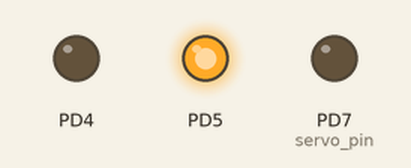
This program was run on a simulated ATmega32, built with avr-gcc and emulated at 16 MHz. Parts: output pins drawn as LEDs (lit = HIGH). At 0.0 s the program stops and its outputs stay as they are.

Above: at 0.1 s.
Timing chart, 0 to 1.5 s (numbered marks = the images above):
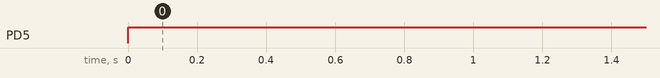

The program:

main.c
```c
/*
 * SPI_SLAVE2_SERVO.c
 *
 * Created: 5/8/2020 7:00:44 AM
 * Author : User™
 */


#define  F_CPU 16000000
#include <avr/io.h>
#include <util/delay.h>
#include <stdio.h>
#include <string.h>


#define  SS		4
#define MOSI	5
#define MISO	6
#define servo_pin 7

#define first_position 250
#define chanel 0


void Servo_angle(char angle );
void ADC_Init();
unsigned int ADC_Read(unsigned channel);
void servo_init();

unsigned char SPI_Transfer(unsigned char sendByte){

	SPDR =sendByte;
	while(!(SPSR&(1<<SPIF)));
	return SPDR;
}
void spi_slave_init()
{
	DDRB|=(1<<MISO);
	DDRB&=~(1<<SS); //input pin
	SPCR|=(1<<SPE);

}


int main(void)
{
	void spi_slave_init();
	servo_init();
	DDRD|=(1<<servo_pin);
	while (1)
	{
		unsigned char recv=SPI_Transfer(0x55);
		_delay_ms(500);
		if(recv==0x05)
		{
			Servo_angle(0);
			_delay_ms(3000);		}
			Servo_angle(40);
			_delay_ms(3000);
			Servo_angle(100);
			_delay_ms(3000);
			Servo_angle(150);
			_delay_ms(3000);


	}
}


void servo_init()
{
	TCCR1A=(1<<COM1A1)|(1<<COM1A0);																		//To set OC1A & OC1B
	TCCR1A|=(1<<COM1B1);																			    //TOo be a non inverting mode in FPWM
	TCCR1A|=(1<<WGM11);																					// FROM TCCR1A TO HAVE  THE TOP  ON ICRA1
	TCCR1B=(1<<WGM13)|(1<<WGM12);																		// FROM TCCR1B TO HAVE  THE TOP ON ICRA1
	TCCR1B|=(1<<CS10)|(1<<CS11);																		// CHOISE THE PRESCALER
	ICR1=4999;																							//CHOICE THE TOP TO HAVE THE NEEDED FREQUANCY ==50HZ
	DDRD|=(1<<PD4)|(1<<PD5);																			//THE DIRECTION OF OC1B &OC1A

}

void Servo_angle(char angle )
{
	if (angle==0)
	{
		OCR1A= first_position ;
	}
	else
	{
		OCR1A=(angle*(250/180))+first_position;

	}
}
```

Measured:
- by itself, PD5: LOW → HIGH at 0.00 s
